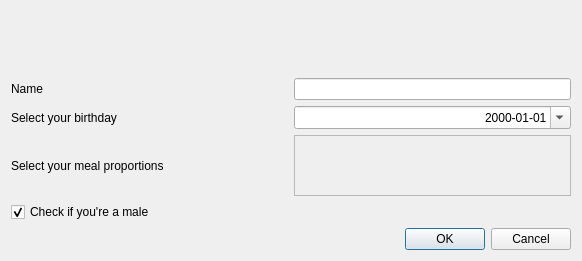
<?xml version="1.0" encoding="UTF-8"?>
<ui version="4.0">
 <class>frmUsersAdd</class>
 <widget class="QDialog" name="frmUsersAdd">
  <property name="windowModality">
   <enum>Qt::WindowModal</enum>
  </property>
  <property name="geometry">
   <rect>
    <x>0</x>
    <y>0</y>
    <width>582</width>
    <height>261</height>
   </rect>
  </property>
  <property name="windowTitle">
   <string>Managing users</string>
  </property>
  <property name="windowIcon">
   <iconset resource="../images/caloriestracker.qrc">
    <normaloff>:/caloriestracker/list-add-user.png</normaloff>:/caloriestracker/list-add-user.png</iconset>
  </property>
  <property name="modal">
   <bool>true</bool>
  </property>
  <layout class="QHBoxLayout" name="horizontalLayout_2">
   <item>
    <layout class="QVBoxLayout" name="verticalLayout">
     <item>
      <widget class="QLabel" name="lbl">
       <property name="font">
        <font>
         <pointsize>14</pointsize>
         <weight>75</weight>
         <bold>true</bold>
        </font>
       </property>
       <property name="styleSheet">
        <string notr="true">color: rgb(0, 128, 0);</string>
       </property>
       <property name="alignment">
        <set>Qt::AlignCenter</set>
       </property>
      </widget>
     </item>
     <item>
      <layout class="QHBoxLayout" name="horizontalLayout_5">
       <item>
        <widget class="QLabel" name="label_6">
         <property name="sizePolicy">
          <sizepolicy hsizetype="Preferred" vsizetype="Preferred">
           <horstretch>1</horstretch>
           <verstretch>0</verstretch>
          </sizepolicy>
         </property>
         <property name="text">
          <string>Name</string>
         </property>
        </widget>
       </item>
       <item>
        <widget class="QLineEdit" name="txtName">
         <property name="sizePolicy">
          <sizepolicy hsizetype="Expanding" vsizetype="Fixed">
           <horstretch>1</horstretch>
           <verstretch>0</verstretch>
          </sizepolicy>
         </property>
        </widget>
       </item>
      </layout>
     </item>
     <item>
      <layout class="QHBoxLayout" name="horizontalLayout_6">
       <item>
        <widget class="QLabel" name="label_7">
         <property name="text">
          <string>Select your birthday</string>
         </property>
        </widget>
       </item>
       <item>
        <widget class="QDateEdit" name="dtBirthday">
         <property name="layoutDirection">
          <enum>Qt::LeftToRight</enum>
         </property>
         <property name="alignment">
          <set>Qt::AlignRight|Qt::AlignTrailing|Qt::AlignVCenter</set>
         </property>
         <property name="displayFormat">
          <string>yyyy-MM-dd</string>
         </property>
         <property name="calendarPopup">
          <bool>true</bool>
         </property>
        </widget>
       </item>
      </layout>
     </item>
     <item>
      <layout class="QHBoxLayout" name="horizontalLayout">
       <item>
        <widget class="QLabel" name="label">
         <property name="text">
          <string>Select your meal proportions</string>
         </property>
        </widget>
       </item>
       <item>
        <widget class="QFrame" name="frame">
         <property name="frameShape">
          <enum>QFrame::StyledPanel</enum>
         </property>
         <property name="frameShadow">
          <enum>QFrame::Raised</enum>
         </property>
         <layout class="QHBoxLayout" name="horizontalLayout_3">
          <item>
           <widget class="wdgDistributeIntegerBetween3" name="wdgDistribute" native="true"/>
          </item>
         </layout>
        </widget>
       </item>
      </layout>
     </item>
     <item>
      <widget class="QCheckBox" name="chkMale">
       <property name="text">
        <string>Check if you're a male</string>
       </property>
       <property name="checked">
        <bool>true</bool>
       </property>
      </widget>
     </item>
     <item>
      <widget class="QDialogButtonBox" name="bb">
       <property name="standardButtons">
        <set>QDialogButtonBox::Cancel|QDialogButtonBox::Ok</set>
       </property>
      </widget>
     </item>
    </layout>
   </item>
  </layout>
 </widget>
 <customwidgets>
  <customwidget>
   <class>wdgDistributeIntegerBetween3</class>
   <extends>QWidget</extends>
   <header location="global">wdgDistributeAmount</header>
   <container>1</container>
  </customwidget>
 </customwidgets>
 <resources>
  <include location="../images/caloriestracker.qrc"/>
 </resources>
 <connections/>
</ui>
